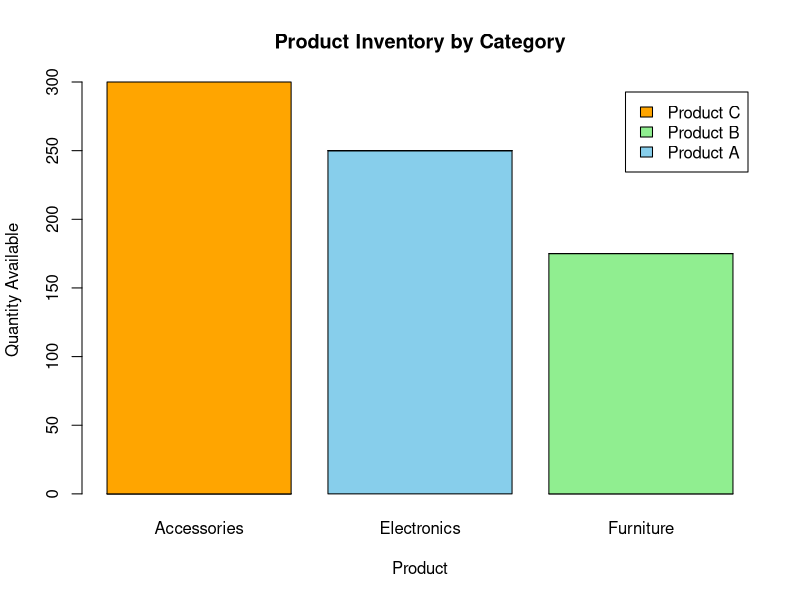

Source code (R):
product <- c("Product A", "Product B", "Product C")
category <- c("Electronics", "Furniture", "Accessories")
quantity <- c(250, 175, 300)

inventory_table <- xtabs(quantity ~ product + category)

barplot(
  inventory_table,
  beside = FALSE,
  xlab = "Product",
  ylab = "Quantity Available",
  main = "Product Inventory by Category",
  col = c("skyblue", "lightgreen", "orange"),
  legend.text = TRUE
)
